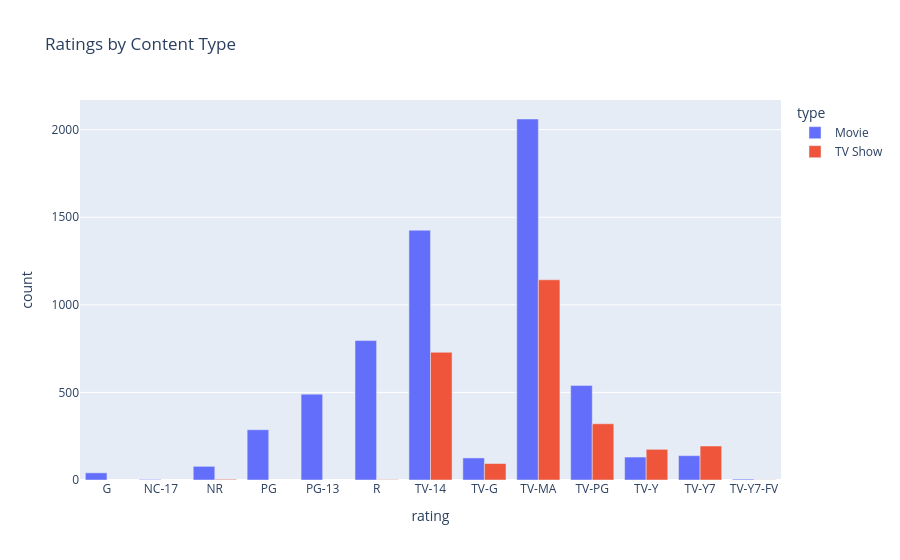

The notebook cell saved with this chart:
### Code cell
rt2 = df.groupby(["rating", "type"]).size().reset_index(name="count")
fig2 = px.bar(rt2, x="rating", y="count", color="type", barmode="group",
              title="Ratings by Content Type")
fig2.show()

### Figure 1 — Plotly figure (JSON) as saved in the notebook; plotly's stock layout.template omitted (floating-point values rounded to 4 significant figures)
{"data": [{"alignmentgroup": "True", "hovertemplate": "type=Movie<br>rating=%{x}<br>count=%{y}<extra></extra>", "legendgroup": "Movie", "marker": {"color": "#636efa", "pattern": {"shape": ""}}, "name": "Movie", "offsetgroup": "Movie", "orientation": "v", "showlegend": true, "textposition": "auto", "type": "bar", "x": ["G", "NC-17", "NR", "PG", "PG-13", "R", "TV-14", "TV-G", "TV-MA", "TV-PG", "TV-Y", "TV-Y7", "TV-Y7-FV"], "xaxis": "x", "y": [41, 3, 78, 287, 490, 796, 1426, 126, 2061, 540, 131, 139, 5], "yaxis": "y"}, {"alignmentgroup": "True", "hovertemplate": "type=TV Show<br>rating=%{x}<br>count=%{y}<extra></extra>", "legendgroup": "TV Show", "marker": {"color": "#EF553B", "pattern": {"shape": ""}}, "name": "TV Show", "offsetgroup": "TV Show", "orientation": "v", "showlegend": true, "textposition": "auto", "type": "bar", "x": ["NR", "R", "TV-14", "TV-G", "TV-MA", "TV-PG", "TV-Y", "TV-Y7", "TV-Y7-FV"], "xaxis": "x", "y": [4, 2, 729, 94, 1143, 321, 175, 194, 1], "yaxis": "y"}], "layout": {"barmode": "group", "legend": {"title": {"text": "type"}, "tracegroupgap": 0}, "title": {"text": "Ratings by Content Type"}, "xaxis": {"anchor": "y", "domain": [0, 1], "title": {"text": "rating"}}, "yaxis": {"anchor": "x", "domain": [0, 1], "title": {"text": "count"}}}}
